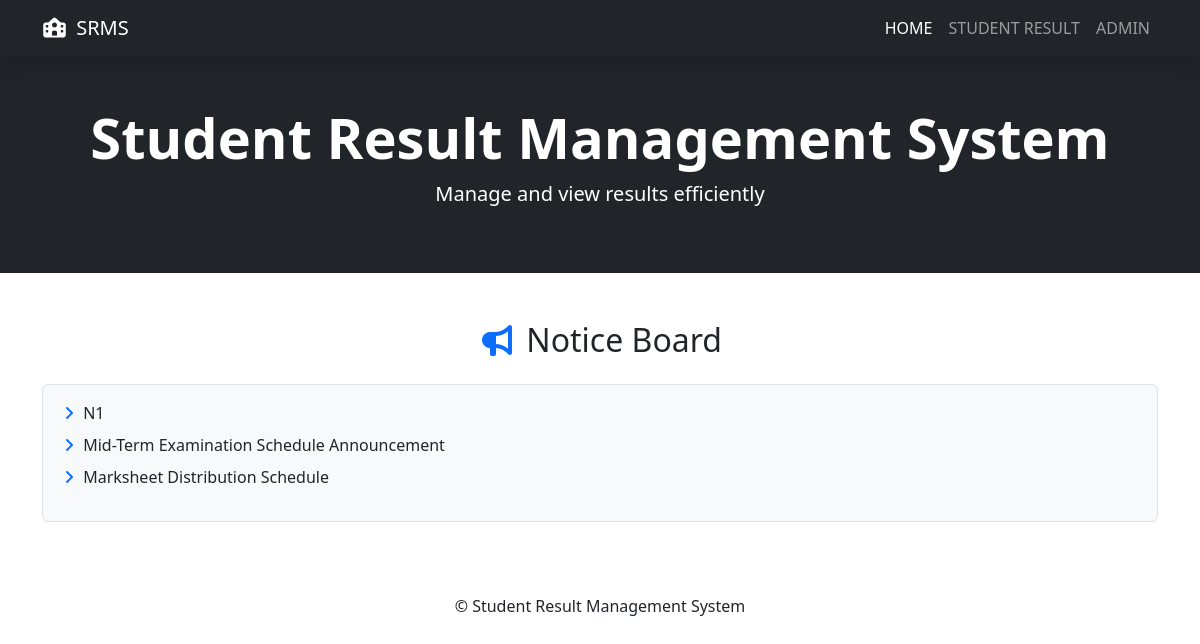
Before: / with the older database file.
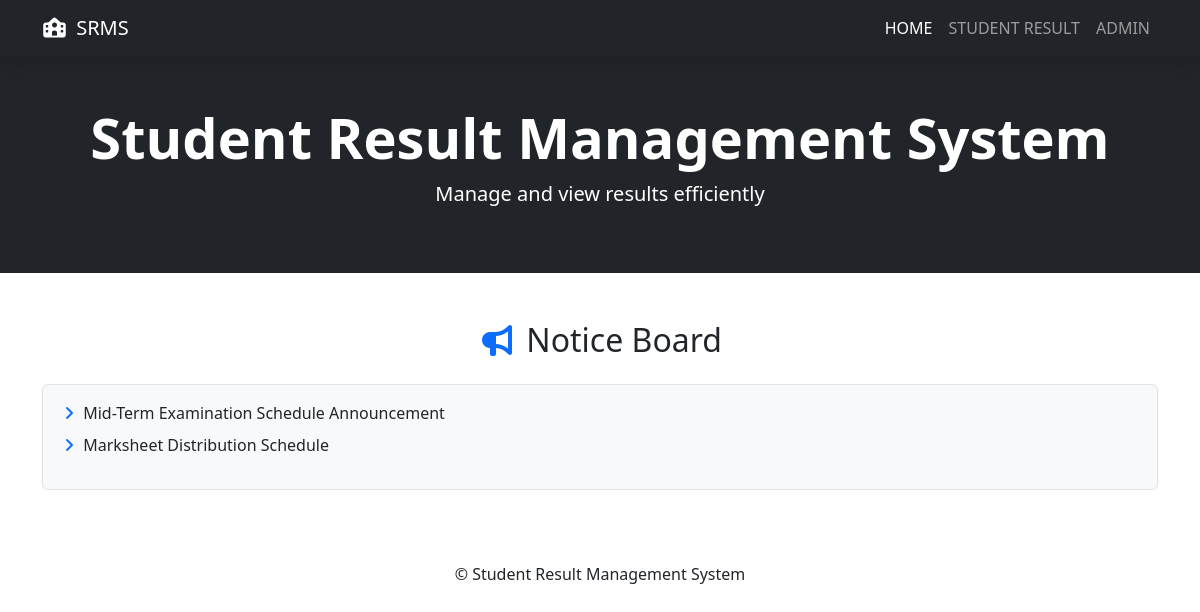
After: the same page with the newer database file.
### resultapp/models.py (models this page shows, shortened)
class Notice(models.Model):
    notice_title = models.CharField(max_length=200)
    notice_detail = models.TextField()
    posting_date = models.DateTimeField(auto_now_add=True)
    updation_date = models.DateTimeField(auto_now=True)

### resultapp/views.py (the view)
# urls.py: path('', index, name='home'),
def index(request):
    notices = Notice.objects.all().order_by('-id')
    return render(request, 'index.html', locals())

### resultapp/templates/index.html
{% extends 'base.html' %}
{% block content %}
<header class="py-5 bg-dark text-white">
  <div class="container text-center">
    <h1 class="display-4 fw-bold">Student Result Management System</h1>
    <p class="lead">Manage and view results efficiently</p>
  </div>
</header>
<section class="py-5">
  <div class="container">
    <h2 class="text-center mb-4">
      <i class="fas fa-bullhorn text-primary"></i> Notice Board
    </h2>
    <div class="border p-3 rounded bg-light">
      <marquee
        behavior="scroll"
        direction="up"
        scrollamount="3"
        onmouseover="this.stop()"
        onmouseout="this.start()"
      >
        <ul class="list-unstyled">
          {% for notice in notices %}
          <li class="mb-2">
            <a
              href="{% url 'notice_detail' notice.id %}"
              class="text-dark text-decoration-none"
              target="_blank"
            >
              <i class="fas fa-angle-right text-primary"></i> {{notice.notice_title}}
            </a>
          </li>
          {% endfor %}
        </ul>
      </marquee>
    </div>
  </div>
</section>
{% endblock %}

Changed rows visible on the page:
removed Notice: notice_title "N1"
